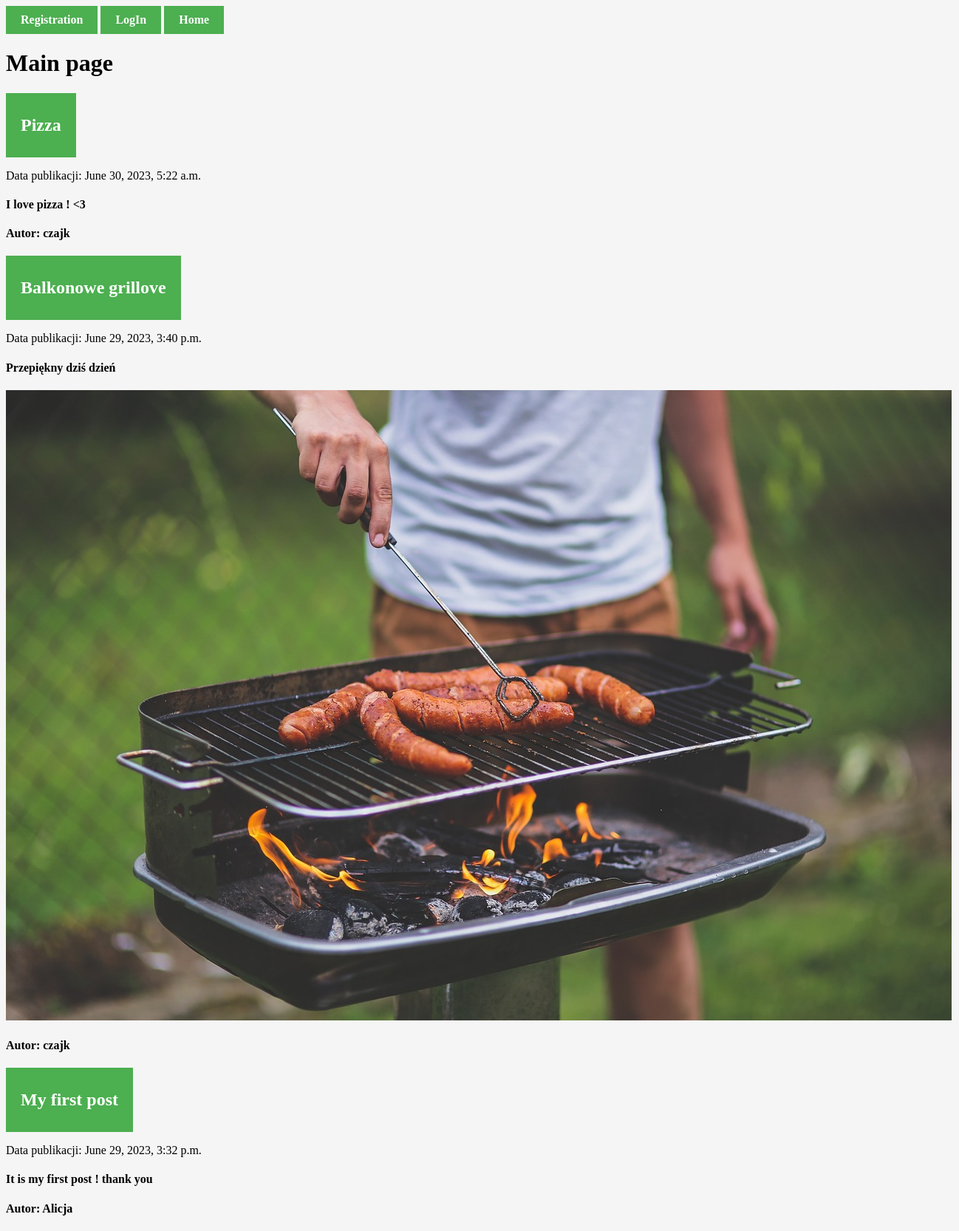
The page / on the database its author committed.
### Registration/models.py (models this page shows, shortened)
class Posts(models.Model):
    title = models.CharField(max_length=200)
    dec = models.TextField(blank=True)
    createDate = models.DateTimeField(auto_now_add=True) # automatically filled by Django during creation
    published = models.BooleanField()
    image = models.ImageField(upload_to='images/',blank=True)
    user = models.ForeignKey(User, on_delete=models.CASCADE) # Creating many to many relationship with User model

### Registration/views.py (the view)
# urls.py: 2. Add a URL to urlpatterns:  path('', views.home, name='home')
def home(request):
    allPosts = Posts.objects.all().order_by('-createDate')
    return render(request, 'home.html', {"allPosts":allPosts})

### Registration/TEMPLATES/home.html (shortened to what this page needs)
{% extends 'base.html' %}
{% block content %}
<h1>Main page</h1>
<div>
{% for allPost in allPosts %}
    <a href="{% url 'posts' %}"><h2>{{allPost.title}}</h2></a>
    <p>Data publikacji: {{allPost.createDate}}</p>
    <h4>{{allPost.dec}}</h4>
    {% if allPost.image %}
        <img src="{{allPost.image.url}}" alt="photo">
    {% endif %}
    <h4>Autor: {{allPost.user}}</h4>
{% endfor %}
{% endblock content %}

### MainUser/static/MainUser/css/base.css (style rules this page uses)
a { font-weight: bold; }
a:link, a:visited { background-color: #4CAF50; color: white; padding: 10px 20px; text-align: center; text-decoration: none; display: inline-block; }
body { background-color: whitesmoke; }

### rows shown on the page
Posts: title "Pizza", createDate "June 30, 2023, 5:22 a.m.", dec "I love pizza ! <3", user "czajk"
Posts: title "Balkonowe grillove", createDate "June 29, 2023, 3:40 p.m.", dec "Przepiękny dziś dzień", image (picture), user "czajk"
Posts: title "My first post", createDate "June 29, 2023, 3:32 p.m.", dec "It is my first post ! thank you", user "Alicja"
